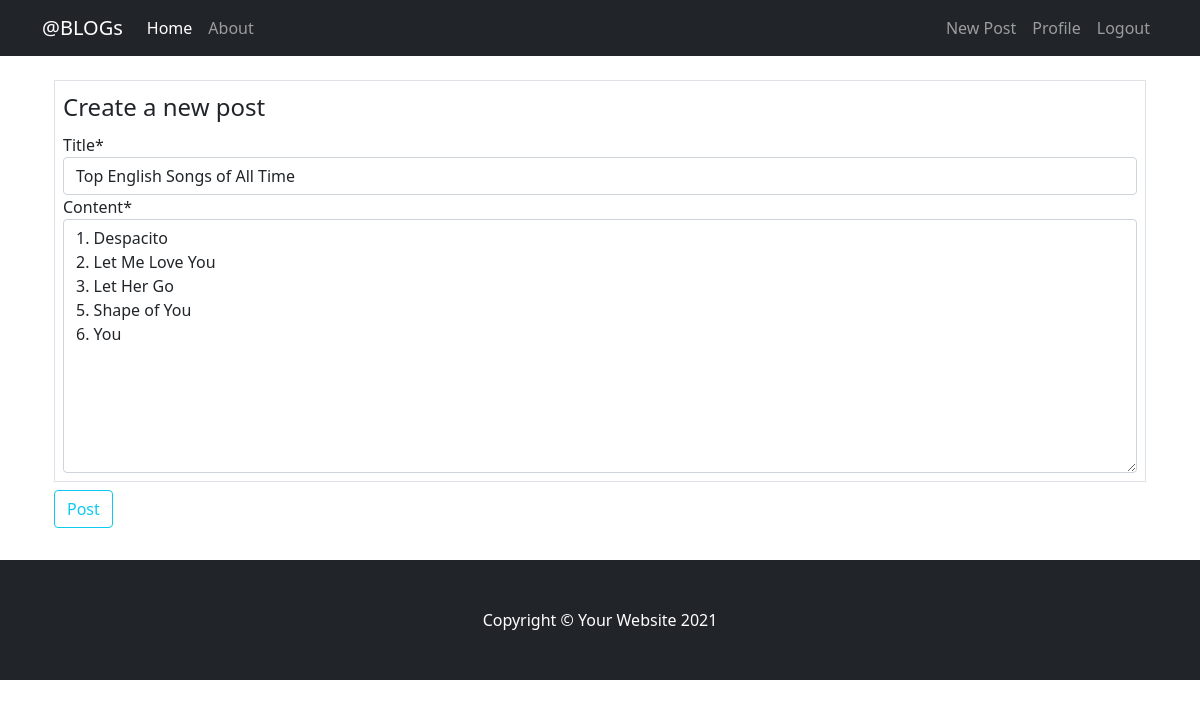
/post/18/update/ (signed in), run on the app's committed database.
### blog/models.py (models this page shows, shortened)
class Post(models.Model):
    title = models.CharField(max_length=100)
    picture = models.ImageField(default='post.jpg', upload_to='post_pics')
    content = models.TextField()
    date_posted = models.DateTimeField(default=timezone.now)
    author = models.ForeignKey(User, on_delete=models.CASCADE)

### blog/views.py (the view, shortened to what this page needs)
# urls.py: path('post/<int:pk>/update/', PostUpdateView.as_view(), name='post-update'),
class PostUpdateView(LoginRequiredMixin, UserPassesTestMixin, UpdateView):
    model = Post
    fields = ['title', 'content']
    def test_func(self):
        post = self.get_object()
        return self.request.user == post.author

### blog/templates/blog/post_form.html (shortened to what this page needs)
{% extends "blog/base.html" %}
{% load crispy_forms_tags %}
{% block content %}
    <div class="container p-4">
        <form enctype="multipart/form-data" method="POST">
            <fieldset class="border p-2">
                <legend class="form-group">Create a new post</legend>
                {{ form|crispy }}
            </fieldset>
            <div class="form-group pt-2 pb-2" >
                <button class="btn btn-outline-info" type="submit">Post</button>
            </div>
        </form>
    </div>
{% endblock content %}

### data on the page
Post: title "Top English Songs of All Time", content "1. Despacito 2. Let Me Love You 3. Let Her Go 5. Shape of You 6. You"
